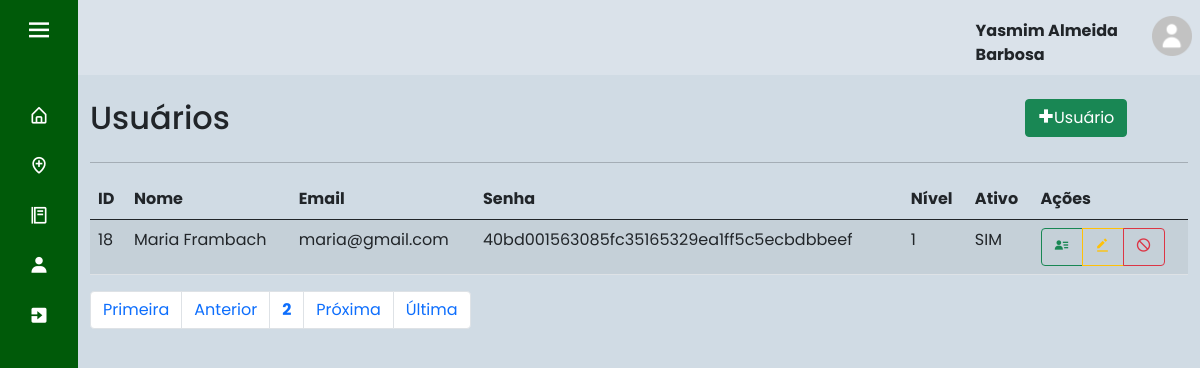
The page /index.php?page=lista_usu&pagina=2 (signed in) on the database its author committed.
### tables this page shows
CREATE TABLE IF NOT EXISTS `usuario` (
  `id_cli` int(11) NOT NULL AUTO_INCREMENT,
  `nome` varchar(45) NOT NULL,
  `email` varchar(45) NOT NULL,
  `senha` varchar(100) NOT NULL,
  `nivel` int(1) DEFAULT NULL,
  `ativo` tinyint(1) DEFAULT NULL,
  PRIMARY KEY (`id_cli`),
  KEY `nivel` (`nivel`)
);

### sis/usuario/lista_usu.php (the view, shortened to what this page needs)
<div id="main" class="container-fluid">
	<div id="top" class="row">
		<div class="col-md-10">
			<h2>Usuários</h2>
		</div>
		<div class="col-md-2">
			<a href="?page=fcad_usu" class="btn btn-success pull-right h2"><i class='bx bx-plus-medical'></i>Usuário</a>
		</div>
	</div>
	<hr/>
	<div id="bloco-list-pag">
		<div id="list" class="row">
			<div class="table-responsive col-xs-12">
				<?php
					$quantidade = 5;
					$pagina = (isset($_GET['pagina'])) ? (int)$_GET['pagina'] : 1;
					$inicio = ($quantidade * $pagina) - $quantidade;
					$data_all = mysqli_query($con, "select * from usuario order by id_cli asc limit $inicio, $quantidade;") or die(mysqli_error());
					echo "<table class='table table-striped' cellspacing='0' cellpading='0'>";
					echo "<thead><tr>";
					echo "<td><strong>ID</strong></td>";
					echo "<td><strong>Nome</strong></td>";
					echo "<td><strong>Email</strong></td>";
					echo "<td><strong>Senha</strong></td>";
					echo "<td><strong>Nível</strong></td>";
					echo "<td><strong>Ativo</strong></td>";
					echo "<td class='actions'><strong>Ações</strong></td>";
					echo "</tr></thead><tbody>";
					while($info = mysqli_fetch_array($data_all)){
						echo "<tr>";
						echo "<td>".$info['id_cli']."</td>";
						echo "<td>".$info['nome']."</td>";
						echo "<td>".$info['email']."</td>";
						echo "<td>".$info['senha']."</td>";
						echo "<td>".$info['nivel']."</td>";
						if($info['ativo'] == 1){
							echo "<td>SIM</td>";
						}else if($info['ativo'] == 0){
							echo "<td>NÃO</td>";
						}
						echo "<td><div class='btn-group btn-group-xs'>";
						echo "<a class='btn btn-outline-success btn-xs' href=?page=view_usu&id_cli=".$info['id_cli']."> <i class='bx bxs-user-detail'></i> </a>";
						echo "<a class='btn btn-outline-warning btn-xs' href=?page=fedit_usu&id_cli=".$info['id_cli']."> <i class='bx bxs-edit-alt'></i> </a>";
						if($info['ativo'] == 1){
							echo "<a class='btn btn-outline-danger btn-xs'  href=?page=block_usu&id_cli=".$info['id_cli']."> <i class='bx bx-block'></i> </a>";
						}else if($info['ativo'] == 0){
							echo "<a class='btn btn-outline-success btn-xs'  href=?page=ativa_usu&id_cli=".$info['id_cli']."><i class='bx bx-lock-open'></i></a></div></td>";
						}
					}
					echo "</tr></tbody></table>";
				?>
			</div>
		</div>
		<div id="bottom" class="row">
			<div class="col-md-12">
				<?php
					$sqlTotal 		= "select id_cli from usuario;";
					$qrTotal  		= mysqli_query($con, $sqlTotal) or die (mysqli_error());
					$numTotal 		= mysqli_num_rows($qrTotal);
					$totalpagina = (ceil($numTotal/$quantidade)<=0) ? 1 : ceil($numTotal/$quantidade);
					$anterior = (($pagina-1) <= 0) ? 1 : $pagina - 1;
					$posterior = (($pagina+1) >= $totalpagina) ? $totalpagina : $pagina+1;
					echo "<ul class='pagination'>";
					echo "<li class='page-item'><a class='page-link' href='?page=lista_usu&pagina=1'> Primeira</a></li> ";
					echo "<li class='page-item'><a class='page-link' href=\"?page=lista_usu&pagina=$anterior\"> Anterior</a></li> ";
					echo "<li class='page-item'><a class='page-link' href='?page=lista_usu&pagina=".$pagina."'><strong>".$pagina."</strong></a></li> ";
					echo "<li class='page-item'><a class='page-link' href=\"?page=lista_usu&pagina=$posterior\"> Pr&oacute;xima</a></li> ";
					echo "<li class='page-item'><a class='page-link' href=\"?page=lista_usu&pagina=$totalpagina\"> &Uacute;ltima</a></li></ul>";
				?>
			</div>
		</div>
	</div>
</div>

### index.php (shortened to what this page needs)
<!doctype html>
<html lang="pt-br">
  <head>
    <link rel="stylesheet" href="css/style.css">
    <link href='https://unpkg.com/boxicons@2.0.7/css/boxicons.min.css' rel='stylesheet'>
    <link href="https://cdn.jsdelivr.net/npm/bootstrap@5.0.2/dist/css/bootstrap.min.css" rel="stylesheet">
  </head>
  <body>
    <?php
      include "base/config.php";
      switch($_SESSION['UsuarioNivel']){
        case 3: include "base/sidebar3.php"; break; exit;
      }
    ?>
  <section class="home-section">
      <nav class="navbar navbar-expand-sm" style="background-color: rgba(255, 255, 255, 0.2);">
      <?php
          if(isset($_SESSION["UsuarioID"])) {
              $usuario_id = $_SESSION["UsuarioID"];
          } else{
              header("location: base/index2.php");
              exit;
          }
          $sql = "select * from usuario where id_cli = '$usuario_id'";
          $result = mysqli_query($con, $sql);
          if($result){
            $row = mysqli_fetch_assoc($result);
            $nome = $row['nome'];
      ?>
        <ul class="navbar-nav" style="margin-left: 80%;">
          <li class="nav-item" style="font-weight: bold; margin-top: 5%">
            <?php echo'' .$nome. '';?>
          </li>
          <li class="nav-item">
            <a class="nav-link" href="base/dados.php"><img src="img/home-perfil.png" width="40" height="40"></a>
          </li>
        </ul>
      </nav>
      <br>
      <?php
        } else{
              echo "Erro na consulta:" .mysqli_error($con);
            }
      ?>
    <?php
      include "base/ch_pages.php";
    ?>
    </section>
  </body>
</html>

### css/style.css (style rules this page uses)
* { margin: 0; padding: 0; box-sizing: border-box; font-family: 'Poppins', sans-serif; }
.home-section { position: relative; background: #184e7733; height: 100vh; left: 260px; width: calc(100% - 260px); transition: all 0.5s ease; }
.sidebar.close ~ .home-section { left: 78px; width: calc(100% - 78px); }

### rows shown on the page
usuario: nome "Yasmim Almeida Barbosa"
usuario: id_cli "18", nome "Maria Frambach", email "maria@gmail.com", senha "40bd001563085fc35165329ea1ff5c5ecbdbbeef", nivel "1", ativo "SIM"

### other values the page prints
$pagina "2"
